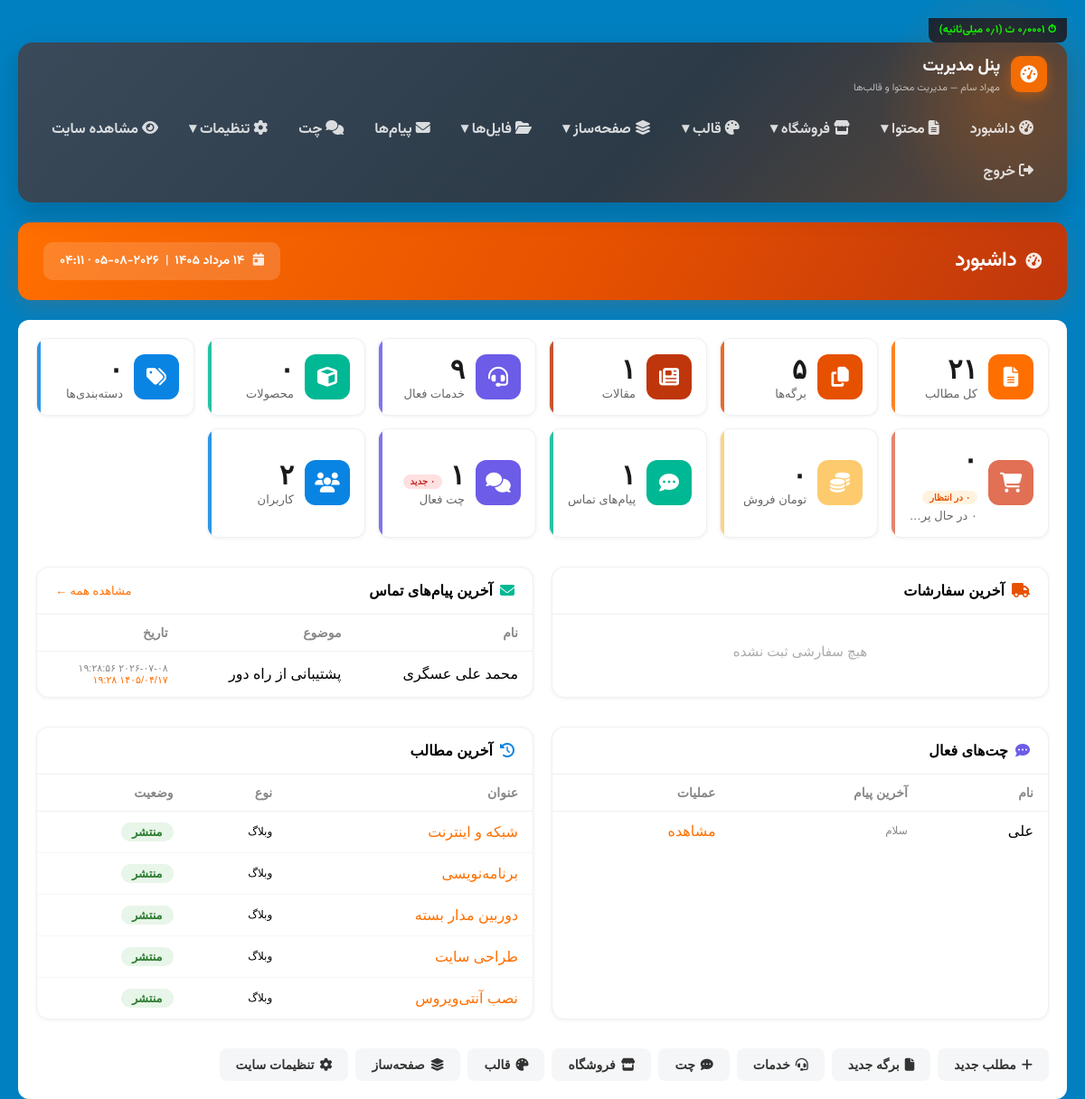
Page /mod/dashmod (signed in) on the committed database.
### tables this page shows
CREATE TABLE `payam_tamas` (
  `id` int(11) NOT NULL AUTO_INCREMENT,
  `nam` varchar(100) NOT NULL COMMENT 'نام فرستنده',
  `email` varchar(100) DEFAULT NULL,
  `telefon` varchar(20) DEFAULT NULL COMMENT 'شماره تماس',
  `mozoo` varchar(255) DEFAULT NULL COMMENT 'موضوع پیام',
  `payam` text NOT NULL COMMENT 'متن پیام',
  `khande_shode` tinyint(1) DEFAULT '0' COMMENT '0=خوانده نشده 1=خوانده شده',
  `ip_address` varchar(45) DEFAULT NULL COMMENT 'IP فرستنده',
  `created_at` datetime DEFAULT CURRENT_TIMESTAMP,
  PRIMARY KEY (`id`),
  KEY `idx_khande` (`khande_shode`)
);

CREATE TABLE `posts` (
  `id` int(11) NOT NULL AUTO_INCREMENT,
  `author_id` int(11) DEFAULT '1',
  `title` varchar(255) NOT NULL,
  `slug` varchar(255) NOT NULL,
  `content` longtext,
  `kholaseh` text COMMENT 'خلاصه / چکیده',
  `subtitle` varchar(200) DEFAULT '',
  `tasvir` varchar(500) DEFAULT NULL COMMENT 'تصویر شاخص',
  `type` varchar(50) NOT NULL DEFAULT 'blog' COMMENT 'blog | safhe | maghaleh | khabar',
  `page_section` varchar(50) DEFAULT NULL,
  `display_order` int(11) DEFAULT '0',
  `template` varchar(50) DEFAULT 'default',
  `language` varchar(5) DEFAULT 'fa',
  `status` varchar(20) DEFAULT 'draft' COMMENT 'publish | draft | trash',
  `bazid` int(11) DEFAULT '0' COMMENT 'تعداد بازدید',
  `meta_title` varchar(255) DEFAULT NULL,
  `meta_description` varchar(500) DEFAULT NULL,
  `meta_keywords` text,
  `created_at` datetime DEFAULT CURRENT_TIMESTAMP,
  `updated_at` datetime DEFAULT NULL ON UPDATE CURRENT_TIMESTAMP,
  PRIMARY KEY (`id`),
  UNIQUE KEY `unique_slug_type` (`slug`,`type`),
  KEY `idx_type_status` (`type`,`status`),
  KEY `idx_author` (`author_id`)
);

### haste/tanzimat.php (called while the page is built, shortened)
<?php
function g2j($gy, $gm, $gd) {
    $g_d_m = [0, 31, 59, 90, 120, 151, 181, 212, 243, 273, 304, 334];
    $jy = ($gy <= 1600) ? 0 : 979;
    $gy -= ($gy <= 1600) ? 621 : 1600;
    $gy2 = ($gm > 2) ? ($gy + 1) : $gy;
    $days = 365 * $gy + (int)(($gy2 + 3) / 4) - (int)(($gy2 + 99) / 100) + (int)(($gy2 + 399) / 400) - 80 + $gd + $g_d_m[$gm - 1];
    $jy += 33 * ((int)($days / 12053));
    $days %= 12053;
    $jy += 4 * ((int)($days / 1461));
    $days %= 1461;
    if ($days > 365) {
        $jy += (int)(($days - 1) / 365);
        $days = ($days - 1) % 365;
    }
    $jm = ($days < 186) ? 1 + (int)($days / 31) : 7 + (int)(($days - 186) / 30);
    $jd = 1 + (($days < 186) ? ($days % 31) : (($days - 186) % 30));
    return [$jy, $jm, $jd];
}
function to_jalali($datetime, $format = 'Y/m/d') {
    $ts = is_numeric($datetime) ? (int)$datetime : strtotime($datetime);
    list($jy, $jm, $jd) = g2j((int)date('Y', $ts), (int)date('n', $ts), (int)date('j', $ts));
    $out = str_replace('Y', $jy, $format);
    $out = str_replace('m', str_pad($jm, 2, '0', STR_PAD_LEFT), $out);
    $out = str_replace('d', str_pad($jd, 2, '0', STR_PAD_LEFT), $out);
    $out = str_replace('H', date('H', $ts), $out);
    $out = str_replace('i', date('i', $ts), $out);
    $out = str_replace('s', date('s', $ts), $out);
    return $out;
}

### haste/mod/mod.php (the view, shortened to what this page needs)
<?php
function mod_route($action, $params) {
    switch ($action) {
        case 'dashmod':
    require_once __DIR__ . '/../tanzimat.php';
    $bank = new Bank();
    $conn = $bank->getConnection();
    $posts_count    = $conn->query("SELECT COUNT(*) AS cnt FROM posts")->fetch_assoc()['cnt'] ?? 0;
    $pages_count    = $conn->query("SELECT COUNT(*) AS cnt FROM posts WHERE type='safhe'")->fetch_assoc()['cnt'] ?? 0;
    $articles_count = $conn->query("SELECT COUNT(*) AS cnt FROM posts WHERE type='maghaleh'")->fetch_assoc()['cnt'] ?? 0;
    $users_count    = $conn->query("SELECT COUNT(*) AS cnt FROM users")->fetch_assoc()['cnt'] ?? 0;
    $services_count = $conn->query("SELECT COUNT(*) AS cnt FROM posts WHERE type='khadamat' AND status='publish'")->fetch_assoc()['cnt'] ?? 0;
    $orders_count     = $conn->query("SELECT COUNT(*) AS cnt FROM sefaresh")->fetch_assoc()['cnt'] ?? 0;
    $orders_pending   = $conn->query("SELECT COUNT(*) AS cnt FROM sefaresh WHERE vaziat='pending'")->fetch_assoc()['cnt'] ?? 0;
    $orders_revenue   = $conn->query("SELECT COALESCE(SUM(majmoo_gheymat), 0) AS total FROM sefaresh WHERE pardakht_vaziat='paid'")->fetch_assoc()['total'] ?? 0;
    $messages_count   = $conn->query("SELECT COUNT(*) AS cnt FROM payam_tamas")->fetch_assoc()['cnt'] ?? 0;
    $products_count = $conn->query("SELECT COUNT(*) AS cnt FROM mahsulat WHERE vaziat=1")->fetch_assoc()['cnt'] ?? 0;
    $categories_count = $conn->query("SELECT COUNT(*) AS cnt FROM mahsul_dasteh")->fetch_assoc()['cnt'] ?? 0;
    $recent_orders = $conn->query("SELECT id, onvan_girande, majmoo_gheymat, vaziat, created_at FROM sefaresh ORDER BY id DESC LIMIT 5");
    $recent_messages = $conn->query("SELECT id, nam, telefon, mozoo, created_at FROM payam_tamas ORDER BY id DESC LIMIT 5");
    $recent_posts = $conn->query("SELECT id, title, type, status, created_at FROM posts ORDER BY id DESC LIMIT 5");
    $recent_chats = [];
    if ($conn->query("SHOW TABLES LIKE 'chat_sessions'")->num_rows > 0) {
        $chat_result = $conn->query("SELECT cs.id, cs.user_name, cs.user_phone, cs.status, cs.last_activity, (SELECT message FROM chat_messages WHERE session_id = cs.id ORDER BY id DESC LIMIT 1) AS last_msg FROM chat_sessions cs WHERE cs.status IN ('waiting','active') ORDER BY cs.last_activity DESC LIMIT 5");
        if ($chat_result) while ($row = $chat_result->fetch_assoc()) $recent_chats[] = $row;
    }
    ?>
    <?php include __DIR__ . '/../../ghaleb/ghmod/sarfaraz.php'; ?>
    <div class="dash">
        <div class="dash-grid">
        <div class="dash-card" style="--c:#FF6F00;"><div class="icon"><i class="fa-solid fa-file-lines"></i></div><div class="info"><div class="num"><?= $posts_count ?></div><div class="lbl">کل مطالب</div></div></div>
        <div class="dash-card" style="--c:#E65100;"><div class="icon"><i class="fa-solid fa-copy"></i></div><div class="info"><div class="num"><?= $pages_count ?></div><div class="lbl">برگه‌ها</div></div></div>
        <div class="dash-card" style="--c:#BF360C;"><div class="icon"><i class="fa-solid fa-newspaper"></i></div><div class="info"><div class="num"><?= $articles_count ?></div><div class="lbl">مقالات</div></div></div>
        <div class="dash-card" style="--c:#6C5CE7;"><div class="icon"><i class="fa-solid fa-headset"></i></div><div class="info"><div class="num"><?= $services_count ?></div><div class="lbl">خدمات فعال</div></div></div>
        <div class="dash-card" style="--c:#00B894;"><div class="icon"><i class="fa-solid fa-cube"></i></div><div class="info"><div class="num"><?= $products_count ?></div><div class="lbl">محصولات</div></div></div>
        <div class="dash-card" style="--c:#0984E3;"><div class="icon"><i class="fa-solid fa-tags"></i></div><div class="info"><div class="num"><?= $categories_count ?></div><div class="lbl">دسته‌بندی‌ها</div></div></div>
        <div class="dash-card" style="--c:#E17055;"><div class="icon"><i class="fa-solid fa-shopping-cart"></i></div><div class="info"><div class="num"><?= $orders_count ?> <span class="badge" style="background:#fff3e0;color:#e65100;"><?= $orders_pending ?> در انتظار</span></div><div class="lbl"><?= $orders_processing ?> در حال پردازش</div></div></div>
        <div class="dash-card" style="--c:#FDCB6E;"><div class="icon"><i class="fa-solid fa-coins"></i></div><div class="info"><div class="num"><?= number_format($orders_revenue) ?></div><div class="lbl">تومان فروش</div></div></div>
        <a href="<?= BASE_URL ?>mod/messages" class="dash-card" style="--c:#00B894;text-decoration:none;color:inherit;"><div class="icon"><i class="fa-solid fa-comment-dots"></i></div><div class="info"><div class="num"><?= $messages_count ?></div><div class="lbl">پیام‌های تماس</div></div></a>
        <div class="dash-card" style="--c:#6C5CE7;"><div class="icon"><i class="fa-solid fa-comments"></i></div><div class="info"><div class="num"><?= $chat_active ?> <span class="badge" style="background:#ffe0e0;color:#c62828;"><?= $chat_unread ?> جدید</span></div><div class="lbl">چت فعال</div></div></div>
        <div class="dash-card" style="--c:#0984E3;"><div class="icon"><i class="fa-solid fa-users"></i></div><div class="info"><div class="num"><?= $users_count ?></div><div class="lbl">کاربران</div></div></div>
    </div>
    <div class="dash-row">
        <div class="dash-panel">
            <h4><i class="fa-solid fa-truck" style="color:#e65100;"></i> آخرین سفارشات</h4>
            <?php if ($recent_orders && $recent_orders->num_rows > 0): ?>
            <table><thead><tr><th>مشتری</th><th>مبلغ</th><th>وضعیت</th></tr></thead><tbody>
            <?php while ($o = $recent_orders->fetch_assoc()): ?>
            <tr><td><a href="<?= BASE_URL ?>mod/sefaresh/<?= $o['id'] ?>"><?= htmlspecialchars($o['onvan_girande']) ?></a></td><td><?= number_format($o['majmoo_gheymat']) ?></td><td><span class="status-b <?= $o['vaziat'] ?>"><?= $o['vaziat'] === 'pending' ? 'در انتظار' : ($o['vaziat'] === 'processing' ? 'در حال پردازش' : $o['vaziat']) ?></span></td></tr>
            <?php endwhile; ?>
            </tbody></table>
            <?php else: ?><div class="empty">هیچ سفارشی ثبت نشده</div><?php endif; ?>
        </div>
        <div class="dash-panel">
            <h4><a href="<?= BASE_URL ?>mod/messages" style="text-decoration:none;color:inherit;display:flex;align-items:center;gap:8px;width:100%;"><i class="fa-solid fa-envelope" style="color:#00B894;"></i> آخرین پیام‌های تماس <span class="view-all" style="margin-right:auto;margin-left:0;padding-right:12px;">مشاهده همه ←</span></a></h4>
            <?php if ($recent_messages && $recent_messages->num_rows > 0): ?>
            <table><thead><tr><th>نام</th><th>موضوع</th><th>تاریخ</th></tr></thead><tbody>
            <?php while ($m = $recent_messages->fetch_assoc()): ?>
            <tr><td><?= htmlspecialchars($m['nam']) ?></td><td><?= htmlspecialchars($m['mozoo'] ?? '—') ?></td><td style="font-size:11px;color:#888;"><?= $m['created_at'] ?><br><span style="color:var(--rang-asli,#FF6F00);"><?= to_jalali($m['created_at'], 'Y/m/d H:i') ?></span></td></tr>
            <?php endwhile; ?>
            </tbody></table>
            <?php else: ?><div class="empty">هیچ پیامی دریافت نشده</div><?php endif; ?>
        </div>
    </div>
    <div class="dash-row">
        <div class="dash-panel">
            <h4><i class="fa-solid fa-comment-dots" style="color:#6C5CE7;"></i> چت‌های فعال <span id="chat-dash-count" style="font-size:11px;color:#888;font-weight:400;"></span></h4>
            <?php if (!empty($recent_chats)): ?>
            <table id="chat-dash-table"><thead><tr><th>نام</th><th>آخرین پیام</th><th>عملیات</th></tr></thead><tbody>
            <?php foreach ($recent_chats as $c): ?>
            <tr id="chat-dash-row-<?= $c['id'] ?>">
                <td><?= htmlspecialchars($c['user_name']) ?></td>
                <td style="font-size:12px;color:#888;max-width:200px;overflow:hidden;text-overflow:ellipsis;white-space:nowrap;"><?= htmlspecialchars(mb_substr($c['last_msg'] ?? '', 0, 60)) ?></td>
                <td><a href="<?= BASE_URL ?>mod/chat_view/<?= $c['id'] ?>">مشاهده</a></td>
            </tr>
            <?php endforeach; ?>
            </tbody></table>
            <?php else: ?><div class="empty" id="chat-dash-empty">چت فعالی وجود ندارد</div><?php endif; ?>
        </div>
        <div class="dash-panel">
            <h4><i class="fa-solid fa-clock-rotate-left" style="color:#0984E3;"></i> آخرین مطالب</h4>
            <?php if ($recent_posts && $recent_posts->num_rows > 0): ?>
            <table><thead><tr><th>عنوان</th><th>نوع</th><th>وضعیت</th></tr></thead><tbody>
            <?php while ($p = $recent_posts->fetch_assoc()): ?>
            <tr><td><a href="<?= BASE_URL ?>mod/edit_content/<?= $p['id'] ?>"><?= htmlspecialchars(mb_substr($p['title'], 0, 50)) ?></a></td><td style="font-size:12px;"><?= $p['type'] === 'maghaleh' ? 'مقاله' : ($p['type'] === 'safhe' ? 'برگه' : 'وبلاگ') ?></td><td><span class="status-b <?= $p['status'] ?>"><?= $p['status'] === 'publish' ? 'منتشر' : 'پیش‌نویس' ?></span></td></tr>
            <?php endwhile; ?>
            </tbody></table>
            <?php else: ?><div class="empty">مطلبی وجود ندارد</div><?php endif; ?>
        </div>
    </div>
    <div class="dash-actions">
        <a href="<?php echo BASE_URL; ?>mod/content"><i class="fa-solid fa-plus"></i> مطلب جدید</a>
        <a href="<?php echo BASE_URL; ?>mod/pages"><i class="fa-solid fa-file"></i> برگه جدید</a>
        <a href="<?php echo BASE_URL; ?>mod/services"><i class="fa-solid fa-headset"></i> خدمات</a>
        <a href="<?php echo BASE_URL; ?>mod/chat"><i class="fa-solid fa-comment-dots"></i> چت</a>
        <a href="<?php echo BASE_URL; ?>mod/store/products"><i class="fa-solid fa-store"></i> فروشگاه</a>
        <a href="<?php echo BASE_URL; ?>mod/theme"><i class="fa-solid fa-palette"></i> قالب</a>
        <a href="<?php echo BASE_URL; ?>mod/builder/pages"><i class="fa-solid fa-layer-group"></i> صفحه‌ساز</a>
        <a href="<?php echo BASE_URL; ?>mod/settings"><i class="fa-solid fa-gear"></i> تنظیمات سایت</a>
    </div>
    </div>
<?php
    include __DIR__ . '/../../ghaleb/ghmod/panevis.php';
    break;
            ?>
            <?php
    }
}

### rows in the picture
payam_tamas: nam "محمد علی عسگری", mozoo "پشتیبانی از راه دور", created_at "۲۰۲۶-۰۷-۰۸ ۱۹:۲۸:۵۶", created_at "۱۴۰۵/۰۴/۱۷ ۱۹:۲۸"
posts: title "شبکه و اینترنت", type "وبلاگ", status "منتشر"
posts: title "برنامه‌نویسی", type "وبلاگ", status "منتشر"
posts: title "دوربین مدار بسته", type "وبلاگ", status "منتشر"
posts: title "طراحی سایت", type "وبلاگ", status "منتشر"
posts: title "نصب آنتی‌ویروس", type "وبلاگ", status "منتشر"

### other values in the picture
$item['label'] "داشبورد"
$item['label'] "محتوا"
$item['label'] "فروشگاه"
$item['label'] "قالب"
$item['label'] "صفحه‌ساز"
$item['label'] "فایل‌ها"
$item['label'] "پیام‌ها"
$item['label'] "چت"
$item['label'] "تنظیمات"
$item['label'] "مشاهده سایت"
$item['label'] "خروج"
$pb_name "داشبورد"
$posts_count "۲۱"
$pages_count "۵"
$articles_count "۱"
